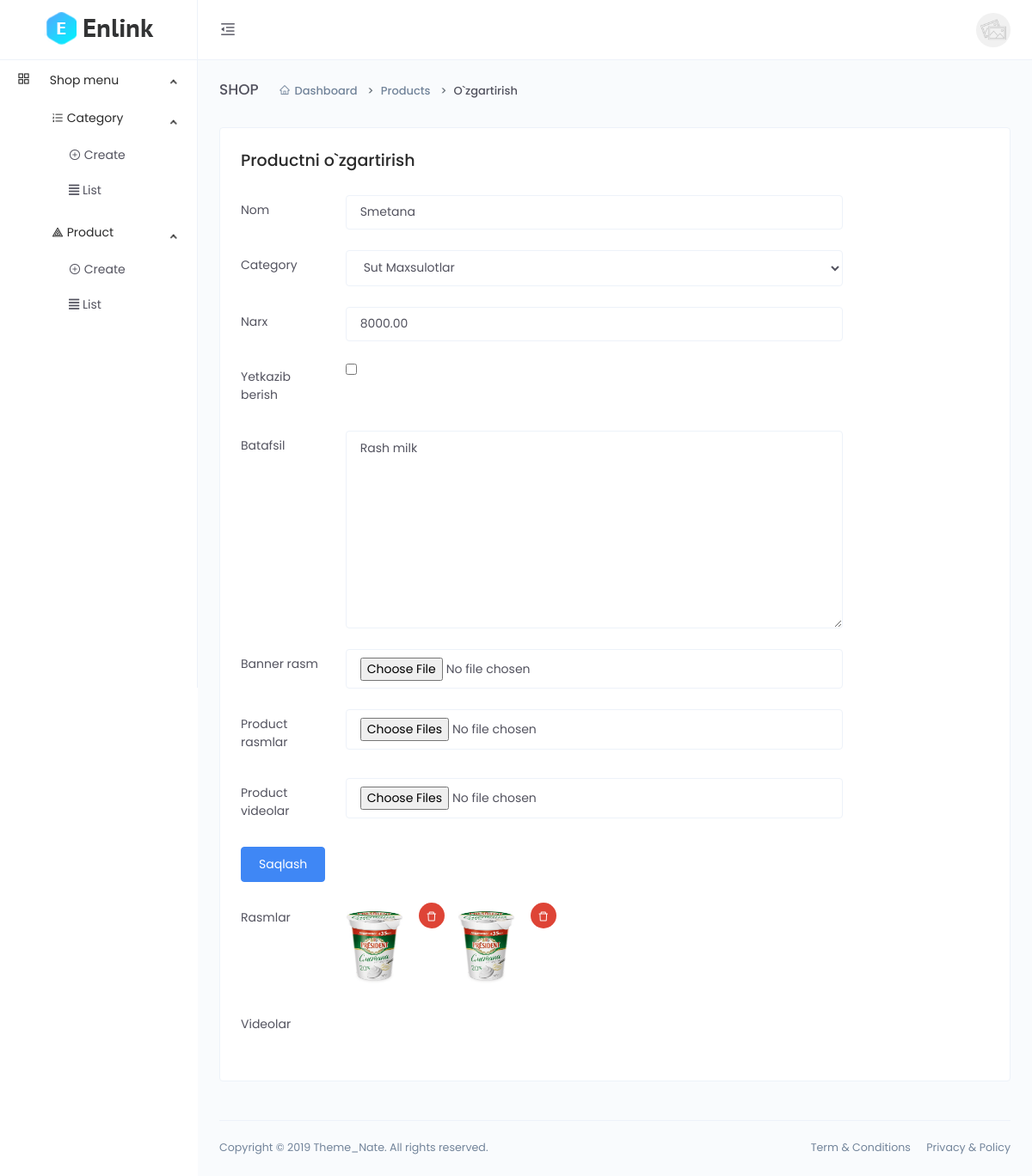
The page /dashboard/product-update/L1roS3Miw5OUnJW/ on the database its author committed.
### main/models.py (models this page shows, shortened)
class CodeGenerate(models.Model):
    code = models.CharField(max_length=255, blank=True,unique=True)
    class Meta:
        abstract = True

class Product(CodeGenerate):
    category = models.ForeignKey(Category, on_delete=models.CASCADE)
    name = models.CharField(max_length=255)
    body = models.TextField()
    price = models.DecimalField(decimal_places=2, max_digits=10)
    discount_price = models.DecimalField(decimal_places=2, max_digits=10,
                                         blank=True, null=True)
    banner_img = models.ImageField(upload_to='banner-img/')
    quantity = models.IntegerField()
    delivery = models.BooleanField(default=False)

class ProductImg(models.Model):
    product = models.ForeignKey(Product, on_delete=models.CASCADE)
    img = models.ImageField(upload_to='img/')
    def __str__(self):
        return f'{self.product.name}'

### main/dashboard/views.py (the view, shortened to what this page needs)
# urls.py: path('product-update/<str:code>/', views.product_update, name='product_update'),
def product_update(request, code):
    images = models.ProductImg.objects.filter(product__code=code)
    videos = models.ProductVideo.objects.filter(product__code=code)
    categories = models.Category.objects.all()
    product = models.Product.objects.get(code=code)
    if request.FILES.getlist('product_img'):
        for img in request.FILES.getlist('product_img'):
            models.ProductImg.objects.create(
                product = product,
                img = img
        )
    context = {
          'images':images,
          'videos':videos,
          'categories':categories,
          'product':product
    }
    return render(request,'dashboard/product/update.html',context=context)

### templates/dashboard/product/update.html (shortened to what this page needs)
{% extends 'dashboard/base.html' %}
{% block content %}
    <div class="main-content">
        <div class="page-header">
            <h2 class="header-title">SHOP</h2>
            <div class="header-sub-title">
                <nav class="breadcrumb breadcrumb-dash">
                    <a href="#" class="breadcrumb-item"><i class="anticon anticon-home m-r-5"></i>Dashboard</a>
                    <a class="breadcrumb-item" href="#">Products</a>
                    <span class="breadcrumb-item active">O`zgartirish</span>
                </nav>
            </div>
        </div>
        <div class="card">
            <div class="card-body">
                <h4>Productni o`zgartirish</h4>
                <div class="m-t-25" style="max-width: 700px">
                    <form method="post" enctype="multipart/form-data">{% csrf_token %}
                        <div class="form-group row">
                            <label for="inputPassword3" class="col-sm-2 col-form-label">Nom</label>
                            <div class="col-sm-10">
                                <input type="text" class="form-control" id="inputPassword3" value="{{product.name}}" name="name" >
                            </div>
                        </div>
                        <div class="form-group row">
                            <label for="inputPassword3" class="col-sm-2 col-form-label">Category</label>
                            <div class="col-sm-10">
                                <select name="category_id" class="form-control">
                                    {% for c in categories %}
                                        {% if c == product.category %}
                                        <option value="{{c.code}}" selected>{{c.name}}</option>
                                        {% else %}
                                        <option value="{{c.code}}">{{c.name}}</option>
                                        {% endif %}
                                    {% endfor %}
                                </select>
                            </div>
                        </div>
                        <div class="form-group row">
                            <label for="inputPassword3" class="col-sm-2 col-form-label">Narx</label>
                            <div class="col-sm-10">
                                <input type="number" class="form-control" id="inputPassword3" value="{{product.price}}" name="price">
                            </div>
                        </div>
                        <div class="form-group row">
                            <label for="inputPassword3" class="col-sm-2 col-form-label">Yetkazib berish</label>
                            <div class="col-sm-10">
                                <input type="checkbox" id="inputPassword3" placeholder="..." name="delivery" {% if product.delivery %} checked {% endif %}>
                            </div>
                        </div>
                        <div class="form-group row">
                            <label for="inputPassword3" class="col-sm-2 col-form-label">Batafsil</label>
                            <div class="col-sm-10">
                                <textarea name="body" class="form-control" cols="30" rows="10">{{product.body}}</textarea>
                            </div>
                        </div>
                        <div class="form-group row">
                            <label for="inputPassword3" class="col-sm-2 col-form-label">Banner rasm</label>
                            <div class="col-sm-10">
                                <input type="file" class="form-control" id="inputPassword3" name="banner_img">
                            </div>
                        </div>
                        <div class="form-group row">
                            <label for="inputPassword3" class="col-sm-2 col-form-label">Product rasmlar</label>
                            <div class="col-sm-10">
                                <input type="file" class="form-control" id="inputPassword3" name="product_img" multiple>
                            </div>
                        </div>
                        <div class="form-group row">
                            <label for="inputPassword3" class="col-sm-2 col-form-label">Product videolar</label>
                            <div class="col-sm-10">
                                <input type="file" class="form-control" id="inputPassword3" name="product_video" multiple>
                            </div>
                        </div>
                        <div class="form-group row">
                            <div class="col-sm-10">
                                <button type="submit" class="btn btn-primary">Saqlash</button>
                            </div>
                        </div>
                    </form>
                    <div class="form-group row">
                        <div class="col-sm-2 col-form-label">Rasmlar</div>
                        {% for image in images %}
                        <img src="{{image.img.url}}" alt="" height="100px">
                        <button type="button" class="btn btn-icon btn-hover btn-sm btn-rounded btn-danger" data-toggle="modal" data-target=".bd-example-modal-sm{{forloop.counter}}">
                            <i class="anticon anticon-delete"></i>
                        </button>
                        {% endfor %}
                    </div>
                    <div class="form-group row">
                        <div class="col-sm-2 col-form-label">Videolar</div>
                    </div>
                </div>
            </div>
        </div>
    </div>
{% endblock %}

### rows shown on the page
Product: name "Smetana", price "8000.00", body "Rash milk"
ProductImg: img (picture)
ProductImg: img (picture)

### other values the page prints
form field category_id "Sut Maxsulotlar"
